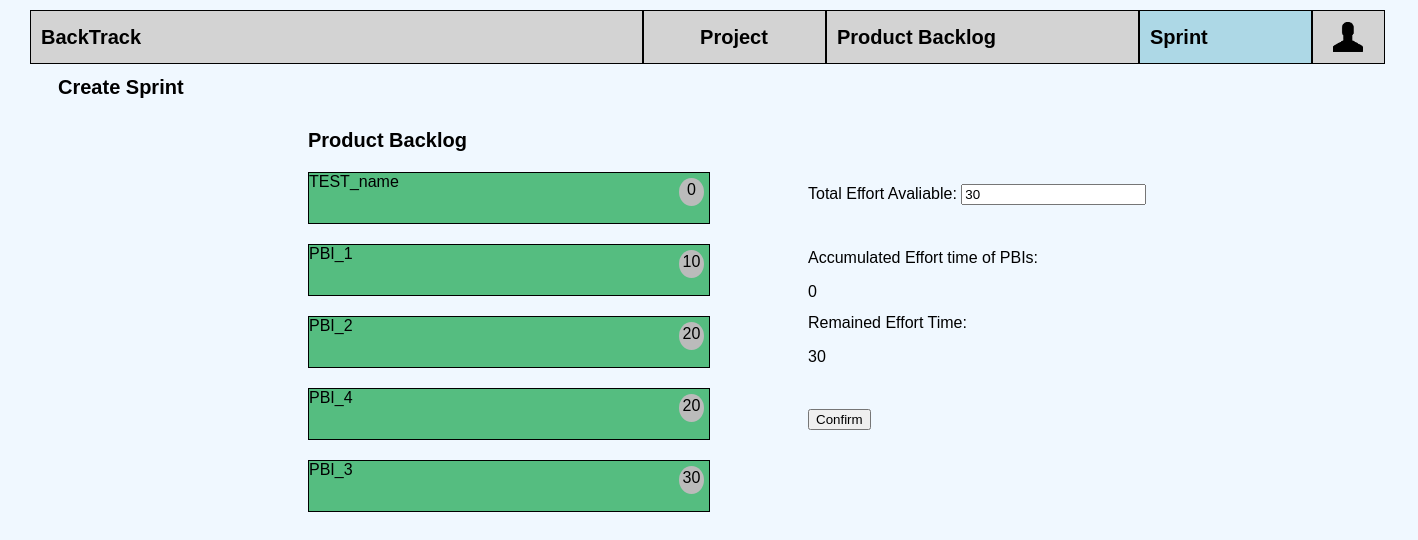
Page /sprints/createsprint on the committed database.
### sprints/models.py (models this page shows, shortened)
class PBI(models.Model):
    project = models.ForeignKey(Project, on_delete=models.CASCADE, null=True, blank=True)
    description = models.CharField(max_length=200)
    id = models.AutoField(primary_key=True)
    STATUS = (('NS', 'Not started'), ('IP', 'In progress'), ('C', 'Complete'), ('NF', 'Not Finished'))
    status = models.CharField(max_length=10, choices=STATUS, default='NS')
    sprint = models.ForeignKey(SprintBacklog, null=True, on_delete=models.SET_NULL, blank=True)
    estimated_efforts = models.IntegerField(null=True)
    remainStory = models.IntegerField(null=True, default=10)
    priority=models.IntegerField(default=0)
    objects = models.Manager()
    remaining_efforts=models.IntegerField(null=True)
    cumulative_storypoint=models.IntegerField(null=True, default=0, blank=True)
    class Meta:
        ordering = ['priority']

### sprints/views.py (the view)
# urls.py: path('createsprint',views.SprintCreate.as_view(), name='createsprints'),
class SprintCreate(TemplateView):
    template_name = "sprints/createsprint.html"
    def get_context_data(self, **kwargs):
        context = super().get_context_data(**kwargs)
        pbi_list=PBI.objects.order_by('priority')
        context['pbi_list']=list(filter(lambda x: x.status=="NS",pbi_list))
        return context

### templates/sprints/createsprint.html (shortened to what this page needs)
{% extends 'base.html' %}
{% block content %}
<div class="panel">
        <div id="creating" style="display: block;">
            <form id="form" action="createspri/" method="post" onsubmit="formsubmit()">
            <div class="title">Create Sprint</div>
            <div id="notselected" class="thediv">
                <div class="title">Product Backlog</div>
                {% for pbi in pbi_list %}
                <div class="pbi" onclick="pbiselected(event)" id="{{pbi.id}}">{{pbi.description}}
                    <span class="initEsti circle" style="float:right;text-align: center;padding-top:3px;margin-top: 5px">
                            {{pbi.estimated_efforts }}
                    </span>
                </div>
                {%empty%}
                <div>No PBI yet.</div>
                {% endfor %}
            </div>
            <div class="thediv right" onload="update()">
                <div>Total Effort Avaliable: <input id="ini" type="text" name="initialEf" value="30" onblur="update()"></div>
                <div>Accumulated Effort time of PBIs:<p id="Accumulated"> 0</p></div>
                <div>Remained Effort Time:<p id="remained"> 30</p></div>
                <input type="submit" value="Confirm" id="confirmBtn" >
            </div>
        </form>
        </div>
</div>
{% endblock %}

### templates/sprints/createsprint.html (style rules this page uses)
.thediv { float:left; margin-left:250px; width: 400px; height: 600px; }
.right { margin-left:100px; padding-left:50px; padding-top:50px; }
.right div { height: 50px; margin-top:15px; margin-bottom:15px; }
.right p { width:20px; }
#confirmBtn { margin-top:30px; }
.pbi { width:400px; height:50px; border: 1px black solid; margin-left: 50px; margin-top: 10px; margin-bottom: 20px; background: rgb(85, 189, 128); }
.circle { height: 25px; width: 25px; background-color: #bbb; border-radius: 50%; display: inline-block; overflow: auto; margin-right:5px; font-style: white; }
.title { font-weight: bold; font-size: 20px; margin-left: 50px; margin-top: 10px; margin-bottom: 20px; }

### rows in the picture
PBI: description "TEST_name", estimated_efforts "0"
PBI: description "PBI_1", estimated_efforts "10"
PBI: description "PBI_2", estimated_efforts "20"
PBI: description "PBI_4", estimated_efforts "20"
PBI: description "PBI_3", estimated_efforts "30"
